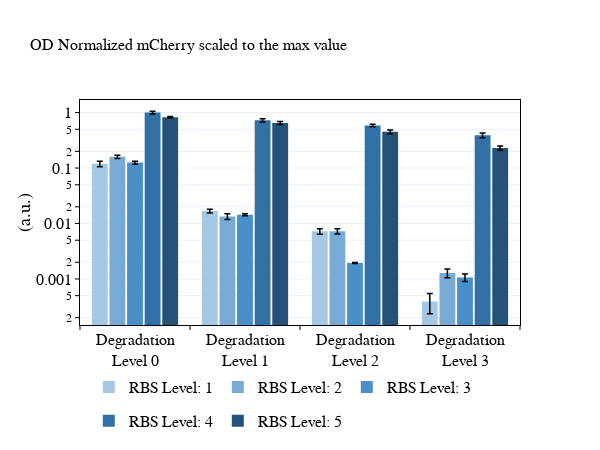
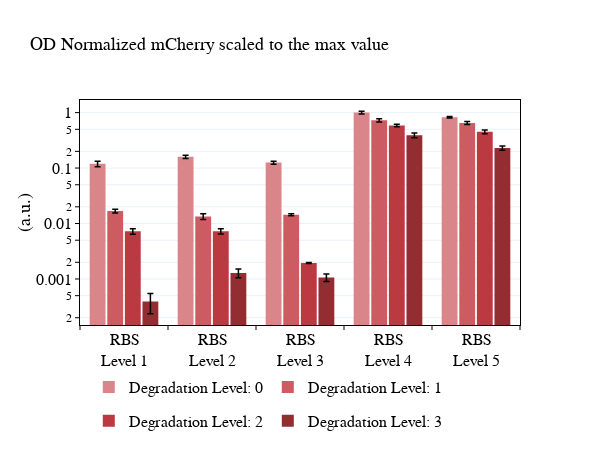
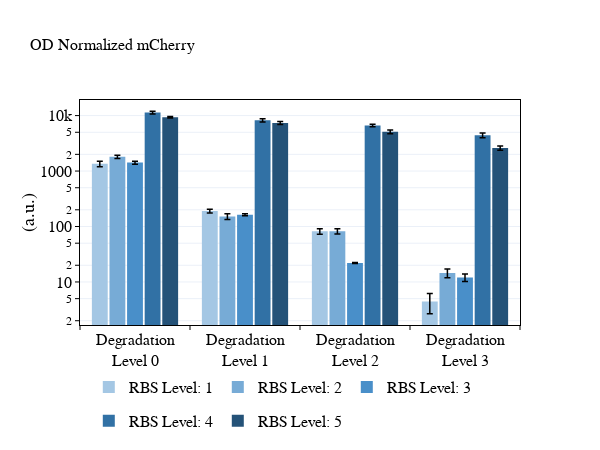
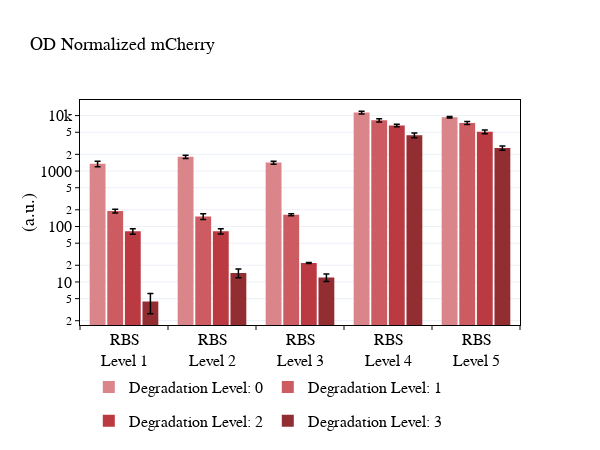

Notebook source saved alongside these figures, in order:
### Code cell
strains = ['0010', '0011', '0012', '0013',
           '0020', '0021', '0022', '0023',
          '0030', '0031', '0032', '0033',
          '0040', '0041', '0042', '0043',
          '0050', '0051', '0052', '0053']#, '0000','Tet','Lac']
rep_list = [replicate for replicate in expt.replicate_trials if
            str(replicate.trial_identifier.strain.name) in strains]
rep_list = sorted(rep_list, key=lambda rep: str(rep.trial_identifier.strain))

fig1,fig2=bar_plot_all(rep_list, plot_end=-1, plot_start=1, analyte_of_interest='mCherry', plot_width=600)
      
plot(fig1)
plot(fig2)

#fig1.write_image("fig1.svg")
#fig2.write_image("fig2.svg")

fig1,fig2=bar_plot_all(rep_list, plot_end=-1, plot_start=1, analyte_of_interest='mCherry', plot_width=600, norm=False)

plot(fig1)
plot(fig2)

strains_2 = ['0000','Tet','Lac']
rep_list = [replicate for replicate in expt.replicate_trials if
            str(replicate.trial_identifier.strain.name) in strains_2]
rep_list = sorted(rep_list, key=lambda rep: str(rep.trial_identifier.strain))

fig1,fig2=bar_plot_all(rep_list, plot_end=-1, plot_start=1, analyte_of_interest='mCherry', plot_width=300, norm=False)
                     #colors=[colors['reds'][3], colors['greens'][3], colors['blues'][3],
                                      # colors['brown'], colors['orange'], colors['cyan']])
plot(fig1)
rep_list = [replicate for replicate in expt.replicate_trials if
            str(replicate.trial_identifier.strain.name) in strains]
rep_list = sorted(rep_list, key=lambda rep: str(rep.trial_identifier.strain))
fig1,fig2=bar_plot_all(rep_list, plot_end=-1, plot_start=1, 
                       analyte_of_interest='mCherry', plot_width=600, norm=False, od_norm=False)
                     #colors=[colors['reds'][3], colors['greens'][3], colors['blues'][3],
                                      # colors['brown'], colors['orange'], colors['cyan']])
plot(fig1)
plot(fig2)
strains_2 = ['0000','Tet','Lac']
rep_list = [replicate for replicate in expt.replicate_trials if
            str(replicate.trial_identifier.strain.name) in strains_2]
rep_list = sorted(rep_list, key=lambda rep: str(rep.trial_identifier.strain))

fig1,fig2=bar_plot_all(rep_list, plot_end=-1, plot_start=1, analyte_of_interest='mCherry', plot_width=300, norm=False, od_norm=False)
                     #colors=[colors['reds'][3], colors['greens'][3], colors['blues'][3],
                                      # colors['brown'], colors['orange'], colors['cyan']])
plot(fig1)

### Figure 1 — Plotly figure (JSON) as saved in the notebook; plotly's stock layout.template omitted (floating-point values rounded to 4 significant figures)
{"data": [{"error_y": {"array": [0.01372, 0.001311, 0.0008165, 0.0001565], "color": "black", "thickness": 1.5, "type": "data", "width": 3}, "legendgroup": "1", "marker": {"color": "rgb(164,199,228)", "line": {"width": 0}}, "name": "RBS Level: 1", "showlegend": true, "type": "bar", "x": ["Degradation<br>Level 0", "Degradation<br>Level 1", "Degradation<br>Level 2", "Degradation<br>Level 3"], "y": [0.1193, 0.01686, 0.00724, 0.0003925]}, {"error_y": {"array": [0.01061, 0.001623, 0.0007717, 0.0002339], "color": "black", "thickness": 1.5, "type": "data", "width": 3}, "legendgroup": "2", "marker": {"color": "rgb(119,171,214)", "line": {"width": 0}}, "name": "RBS Level: 2", "showlegend": true, "type": "bar", "x": ["Degradation<br>Level 0", "Degradation<br>Level 1", "Degradation<br>Level 2", "Degradation<br>Level 3"], "y": [0.1598, 0.01345, 0.007256, 0.001283]}, {"error_y": {"array": [0.00796, 0.0006037, 4.009e-05, 0.0001634], "color": "black", "thickness": 1.5, "type": "data", "width": 3}, "legendgroup": "3", "marker": {"color": "rgb(73,143,201)", "line": {"width": 0}}, "name": "RBS Level: 3", "showlegend": true, "type": "bar", "x": ["Degradation<br>Level 0", "Degradation<br>Level 1", "Degradation<br>Level 2", "Degradation<br>Level 3"], "y": [0.1253, 0.01438, 0.001944, 0.001068]}, {"error_y": {"array": [0.05785, 0.0487, 0.03132, 0.03721], "color": "black", "thickness": 1.5, "type": "data", "width": 3}, "legendgroup": "4", "marker": {"color": "rgb(49,113,165)", "line": {"width": 0}}, "name": "RBS Level: 4", "showlegend": true, "type": "bar", "x": ["Degradation<br>Level 0", "Degradation<br>Level 1", "Degradation<br>Level 2", "Degradation<br>Level 3"], "y": [1, 0.7246, 0.5866, 0.3895]}, {"error_y": {"array": [0.02201, 0.04094, 0.0362, 0.02008], "color": "black", "thickness": 1.5, "type": "data", "width": 3}, "legendgroup": "5", "marker": {"color": "rgb(36,82,120)", "line": {"width": 0}}, "name": "RBS Level: 5", "showlegend": true, "type": "bar", "x": ["Degradation<br>Level 0", "Degradation<br>Level 1", "Degradation<br>Level 2", "Degradation<br>Level 3"], "y": [0.8248, 0.6497, 0.4508, 0.2295]}], "layout": {"bargap": 0.2, "bargroupgap": 0.1, "height": 450, "legend": {"font": {"color": "black", "family": "Myriad Pro", "size": 16}, "orientation": "h", "x": 0.02, "y": -0.2}, "title": {"font": {"color": "black", "family": "Myriad Pro", "size": 16}, "text": "OD Normalized mCherry scaled to the max value"}, "width": 600, "xaxis": {"linecolor": "black", "linewidth": 1, "mirror": true, "showgrid": false, "showline": true, "side": "bottom", "tickangle": 0, "tickcolor": "black", "tickfont": {"color": "black", "family": "Myriad Pro", "size": 16}, "ticklen": 4, "ticks": "outside", "tickson": "boundaries", "title": {"font": {"color": "black", "family": "Myriad Pro", "size": 18}}, "zeroline": false}, "yaxis": {"linecolor": "black", "linewidth": 1, "mirror": true, "nticks": 9, "showgrid": true, "showline": true, "side": "left", "tickangle": 0, "tickcolor": "black", "tickfont": {"color": "black", "family": "Myriad Pro", "size": 16}, "ticklen": 4, "ticks": "outside", "title": {"font": {"color": "black", "family": "Myriad Pro", "size": 18}, "standoff": 0, "text": "(a.u.)"}, "type": "log", "zeroline": false}}}

### Figure 2 — Plotly figure (JSON) as saved in the notebook; plotly's stock layout.template omitted (floating-point values rounded to 4 significant figures)
{"data": [{"error_y": {"array": [0.01372, 0.01061, 0.00796, 0.05785, 0.02201], "color": "black", "thickness": 1.5, "type": "data", "width": 3}, "legendgroup": "0", "marker": {"color": "rgb(218,133,137)", "line": {"width": 0}}, "name": "Degradation Level: 0", "showlegend": true, "type": "bar", "x": ["RBS<br>Level 1", "RBS<br>Level 2", "RBS<br>Level 3", "RBS<br>Level 4", "RBS<br>Level 5"], "y": [0.1193, 0.1598, 0.1253, 1, 0.8248]}, {"error_y": {"array": [0.001311, 0.001623, 0.0006037, 0.0487, 0.04094], "color": "black", "thickness": 1.5, "type": "data", "width": 3}, "legendgroup": "1", "marker": {"color": "rgb(205,92,98)", "line": {"width": 0}}, "name": "Degradation Level: 1", "showlegend": true, "type": "bar", "x": ["RBS<br>Level 1", "RBS<br>Level 2", "RBS<br>Level 3", "RBS<br>Level 4", "RBS<br>Level 5"], "y": [0.01686, 0.01345, 0.01438, 0.7246, 0.6497]}, {"error_y": {"array": [0.0008165, 0.0007717, 4.009e-05, 0.03132, 0.0362], "color": "black", "thickness": 1.5, "type": "data", "width": 3}, "legendgroup": "2", "marker": {"color": "rgb(187,57,64)", "line": {"width": 0}}, "name": "Degradation Level: 2", "showlegend": true, "type": "bar", "x": ["RBS<br>Level 1", "RBS<br>Level 2", "RBS<br>Level 3", "RBS<br>Level 4", "RBS<br>Level 5"], "y": [0.00724, 0.007256, 0.001944, 0.5866, 0.4508]}, {"error_y": {"array": [0.0001565, 0.0002339, 0.0001634, 0.03721, 0.02008], "color": "black", "thickness": 1.5, "type": "data", "width": 3}, "legendgroup": "3", "marker": {"color": "rgb(146,45,50)", "line": {"width": 0}}, "name": "Degradation Level: 3", "showlegend": true, "type": "bar", "x": ["RBS<br>Level 1", "RBS<br>Level 2", "RBS<br>Level 3", "RBS<br>Level 4", "RBS<br>Level 5"], "y": [0.0003925, 0.001283, 0.001068, 0.3895, 0.2295]}], "layout": {"bargap": 0.2, "bargroupgap": 0.1, "height": 450, "legend": {"font": {"color": "black", "family": "Myriad Pro", "size": 16}, "orientation": "h", "x": 0.02, "y": -0.2}, "title": {"font": {"color": "black", "family": "Myriad Pro", "size": 18}, "text": "OD Normalized mCherry scaled to the max value"}, "width": 600, "xaxis": {"linecolor": "black", "linewidth": 1, "mirror": true, "showgrid": false, "showline": true, "side": "bottom", "tickangle": 0, "tickcolor": "black", "tickfont": {"color": "black", "family": "Myriad Pro", "size": 16}, "ticklen": 4, "ticks": "outside", "tickson": "boundaries", "title": {"font": {"color": "black", "family": "Myriad Pro", "size": 18}}, "zeroline": false}, "yaxis": {"linecolor": "black", "linewidth": 1, "mirror": true, "nticks": 9, "showgrid": true, "showline": true, "side": "left", "tickangle": 0, "tickcolor": "black", "tickfont": {"color": "black", "family": "Myriad Pro", "size": 16}, "ticklen": 4, "ticks": "outside", "title": {"font": {"color": "black", "family": "Myriad Pro", "size": 18}, "standoff": 0, "text": "(a.u.)"}, "type": "log", "zeroline": false}}}

### Figure 3 — Plotly figure (JSON) as saved in the notebook; plotly's stock layout.template omitted (floating-point values rounded to 4 significant figures)
{"data": [{"error_y": {"array": [155.3, 14.83, 9.242, 1.771], "color": "black", "thickness": 1.5, "type": "data", "width": 3}, "legendgroup": "1", "marker": {"color": "rgb(164,199,228)", "line": {"width": 0}}, "name": "RBS Level: 1", "showlegend": true, "type": "bar", "x": ["Degradation<br>Level 0", "Degradation<br>Level 1", "Degradation<br>Level 2", "Degradation<br>Level 3"], "y": [1350.0, 190.8, 81.96, 4.443]}, {"error_y": {"array": [120.1, 18.37, 8.735, 2.647], "color": "black", "thickness": 1.5, "type": "data", "width": 3}, "legendgroup": "2", "marker": {"color": "rgb(119,171,214)", "line": {"width": 0}}, "name": "RBS Level: 2", "showlegend": true, "type": "bar", "x": ["Degradation<br>Level 0", "Degradation<br>Level 1", "Degradation<br>Level 2", "Degradation<br>Level 3"], "y": [1808.0, 152.2, 82.14, 14.52]}, {"error_y": {"array": [90.1, 6.833, 0.4538, 1.85], "color": "black", "thickness": 1.5, "type": "data", "width": 3}, "legendgroup": "3", "marker": {"color": "rgb(73,143,201)", "line": {"width": 0}}, "name": "RBS Level: 3", "showlegend": true, "type": "bar", "x": ["Degradation<br>Level 0", "Degradation<br>Level 1", "Degradation<br>Level 2", "Degradation<br>Level 3"], "y": [1419.0, 162.8, 22.0, 12.09]}, {"error_y": {"array": [654.8, 551.2, 354.5, 421.2], "color": "black", "thickness": 1.5, "type": "data", "width": 3}, "legendgroup": "4", "marker": {"color": "rgb(49,113,165)", "line": {"width": 0}}, "name": "RBS Level: 4", "showlegend": true, "type": "bar", "x": ["Degradation<br>Level 0", "Degradation<br>Level 1", "Degradation<br>Level 2", "Degradation<br>Level 3"], "y": [11320.0, 8201.0, 6640.0, 4409.0]}, {"error_y": {"array": [249.1, 463.5, 409.7, 227.3], "color": "black", "thickness": 1.5, "type": "data", "width": 3}, "legendgroup": "5", "marker": {"color": "rgb(36,82,120)", "line": {"width": 0}}, "name": "RBS Level: 5", "showlegend": true, "type": "bar", "x": ["Degradation<br>Level 0", "Degradation<br>Level 1", "Degradation<br>Level 2", "Degradation<br>Level 3"], "y": [9337.0, 7354.0, 5103.0, 2598.0]}], "layout": {"bargap": 0.2, "bargroupgap": 0.1, "height": 450, "legend": {"font": {"color": "black", "family": "Myriad Pro", "size": 16}, "orientation": "h", "x": 0.02, "y": -0.2}, "title": {"font": {"color": "black", "family": "Myriad Pro", "size": 16}, "text": "OD Normalized mCherry "}, "width": 600, "xaxis": {"linecolor": "black", "linewidth": 1, "mirror": true, "showgrid": false, "showline": true, "side": "bottom", "tickangle": 0, "tickcolor": "black", "tickfont": {"color": "black", "family": "Myriad Pro", "size": 16}, "ticklen": 4, "ticks": "outside", "tickson": "boundaries", "title": {"font": {"color": "black", "family": "Myriad Pro", "size": 18}}, "zeroline": false}, "yaxis": {"linecolor": "black", "linewidth": 1, "mirror": true, "nticks": 9, "showgrid": true, "showline": true, "side": "left", "tickangle": 0, "tickcolor": "black", "tickfont": {"color": "black", "family": "Myriad Pro", "size": 16}, "ticklen": 4, "ticks": "outside", "title": {"font": {"color": "black", "family": "Myriad Pro", "size": 18}, "standoff": 0, "text": "(a.u.)"}, "type": "log", "zeroline": false}}}

### Figure 4 — Plotly figure (JSON) as saved in the notebook; plotly's stock layout.template omitted (floating-point values rounded to 4 significant figures)
{"data": [{"error_y": {"array": [155.3, 120.1, 90.1, 654.8, 249.1], "color": "black", "thickness": 1.5, "type": "data", "width": 3}, "legendgroup": "0", "marker": {"color": "rgb(218,133,137)", "line": {"width": 0}}, "name": "Degradation Level: 0", "showlegend": true, "type": "bar", "x": ["RBS<br>Level 1", "RBS<br>Level 2", "RBS<br>Level 3", "RBS<br>Level 4", "RBS<br>Level 5"], "y": [1350.0, 1808.0, 1419.0, 11320.0, 9337.0]}, {"error_y": {"array": [14.83, 18.37, 6.833, 551.2, 463.5], "color": "black", "thickness": 1.5, "type": "data", "width": 3}, "legendgroup": "1", "marker": {"color": "rgb(205,92,98)", "line": {"width": 0}}, "name": "Degradation Level: 1", "showlegend": true, "type": "bar", "x": ["RBS<br>Level 1", "RBS<br>Level 2", "RBS<br>Level 3", "RBS<br>Level 4", "RBS<br>Level 5"], "y": [190.8, 152.2, 162.8, 8201.0, 7354.0]}, {"error_y": {"array": [9.242, 8.735, 0.4538, 354.5, 409.7], "color": "black", "thickness": 1.5, "type": "data", "width": 3}, "legendgroup": "2", "marker": {"color": "rgb(187,57,64)", "line": {"width": 0}}, "name": "Degradation Level: 2", "showlegend": true, "type": "bar", "x": ["RBS<br>Level 1", "RBS<br>Level 2", "RBS<br>Level 3", "RBS<br>Level 4", "RBS<br>Level 5"], "y": [81.96, 82.14, 22.0, 6640.0, 5103.0]}, {"error_y": {"array": [1.771, 2.647, 1.85, 421.2, 227.3], "color": "black", "thickness": 1.5, "type": "data", "width": 3}, "legendgroup": "3", "marker": {"color": "rgb(146,45,50)", "line": {"width": 0}}, "name": "Degradation Level: 3", "showlegend": true, "type": "bar", "x": ["RBS<br>Level 1", "RBS<br>Level 2", "RBS<br>Level 3", "RBS<br>Level 4", "RBS<br>Level 5"], "y": [4.443, 14.52, 12.09, 4409.0, 2598.0]}], "layout": {"bargap": 0.2, "bargroupgap": 0.1, "height": 450, "legend": {"font": {"color": "black", "family": "Myriad Pro", "size": 16}, "orientation": "h", "x": 0.02, "y": -0.2}, "title": {"font": {"color": "black", "family": "Myriad Pro", "size": 18}, "text": "OD Normalized mCherry "}, "width": 600, "xaxis": {"linecolor": "black", "linewidth": 1, "mirror": true, "showgrid": false, "showline": true, "side": "bottom", "tickangle": 0, "tickcolor": "black", "tickfont": {"color": "black", "family": "Myriad Pro", "size": 16}, "ticklen": 4, "ticks": "outside", "tickson": "boundaries", "title": {"font": {"color": "black", "family": "Myriad Pro", "size": 18}}, "zeroline": false}, "yaxis": {"linecolor": "black", "linewidth": 1, "mirror": true, "nticks": 9, "showgrid": true, "showline": true, "side": "left", "tickangle": 0, "tickcolor": "black", "tickfont": {"color": "black", "family": "Myriad Pro", "size": 16}, "ticklen": 4, "ticks": "outside", "title": {"font": {"color": "black", "family": "Myriad Pro", "size": 18}, "standoff": 0, "text": "(a.u.)"}, "type": "log", "zeroline": false}}}
